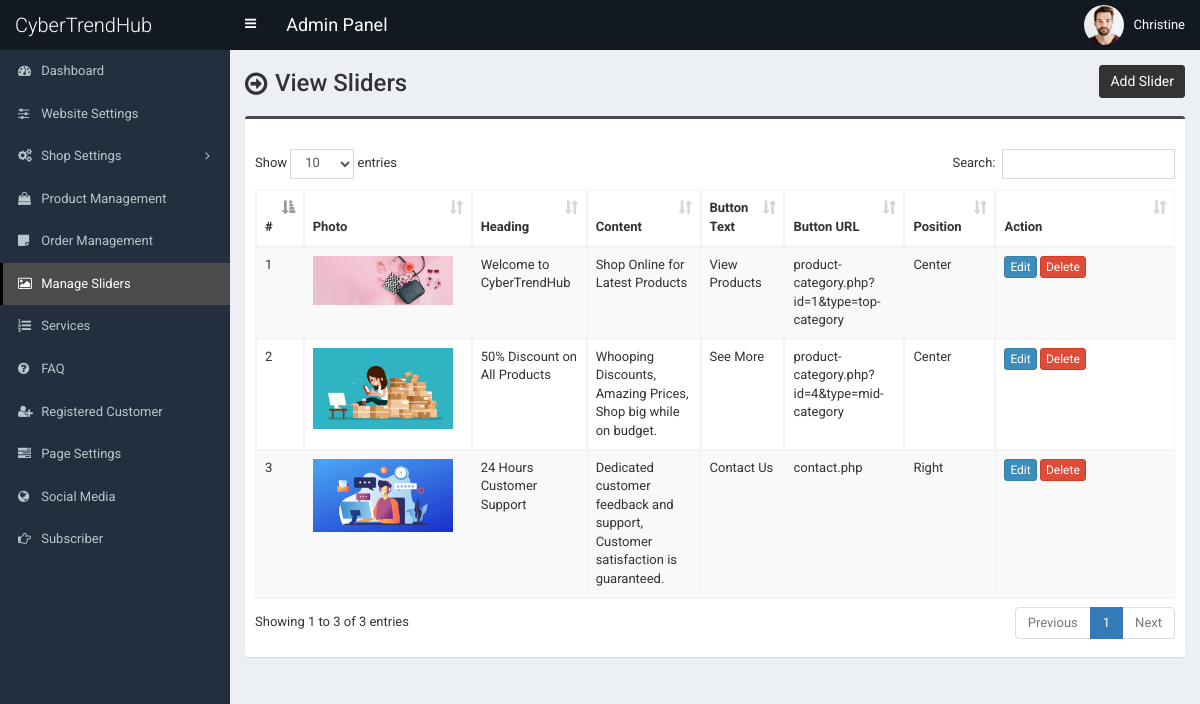
The page /admin/slider.php (signed in) on the database as committed earlier.
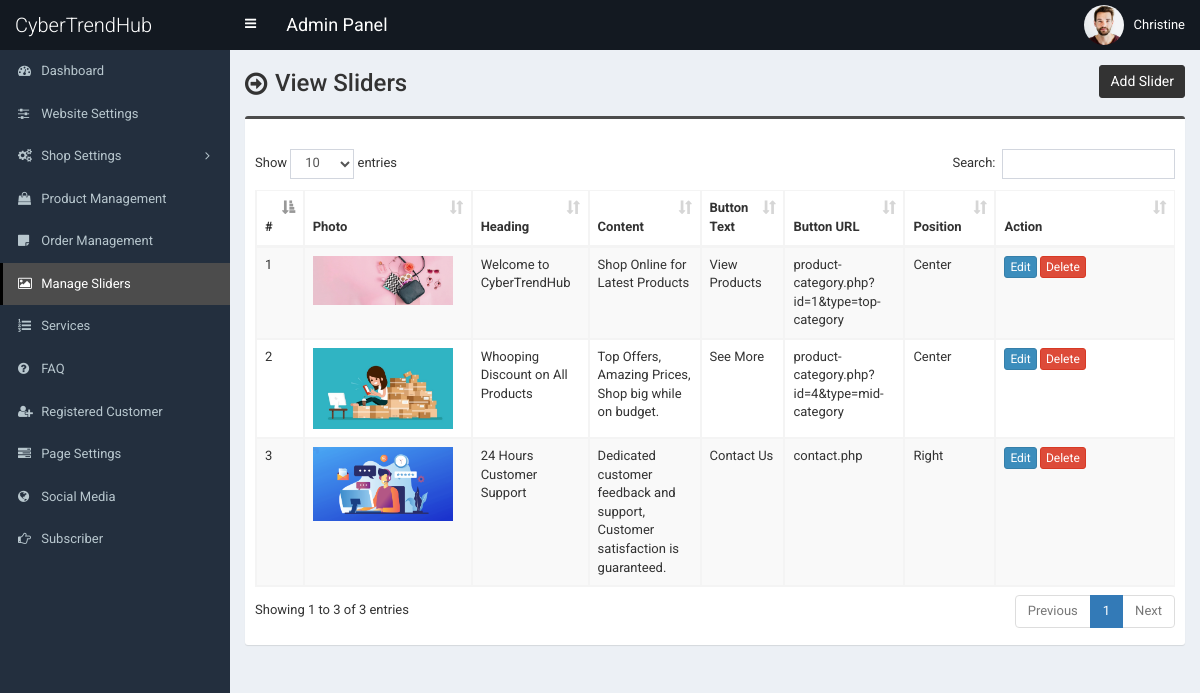
The same page on the database as committed later.
### tables this page shows
CREATE TABLE `tbl_slider` (
  `id` int(11) NOT NULL,
  `photo` varchar(255) NOT NULL,
  `heading` varchar(255) NOT NULL,
  `content` text NOT NULL,
  `button_text` varchar(255) NOT NULL,
  `button_url` varchar(255) NOT NULL,
  `position` varchar(255) NOT NULL
);

### admin/slider.php (the view, shortened to what this page needs)
<?php require_once('header.php'); ?>
<section class="content-header">
	<div class="content-header-left">
		<h1>View Sliders</h1>
	</div>
	<div class="content-header-right">
		<a href="slider-add.php" class="btn btn-primary btn-sm">Add Slider</a>
	</div>
</section>
<section class="content">
	<div class="row">
		<div class="col-md-12">
			<div class="box box-info">
				<div class="box-body table-responsive">
					<table id="example1" class="table table-bordered table-hover table-striped">
						<thead>
							<tr>
								<th>#</th>
								<th>Photo</th>
								<th>Heading</th>
								<th>Content</th>
								<th>Button Text</th>
								<th>Button URL</th>
								<th>Position</th>
								<th width="140">Action</th>
							</tr>
						</thead>
						<tbody>
							<?php
							$i=0;
							$statement = $pdo->prepare("SELECT
														id,
														photo,
														heading,
														content,
														button_text,
														button_url,
														position
							                           	FROM tbl_slider
							                           	");
							$statement->execute();
							$result = $statement->fetchAll(PDO::FETCH_ASSOC);
							foreach ($result as $row) {
								$i++;
								?>
								<tr>
									<td><?php echo $i; ?></td>
									<td style="width:150px;"><img src="../assets/uploads/<?php echo $row['photo']; ?>" alt="<?php echo $row['heading']; ?>" style="width:140px;"></td>
									<td><?php echo $row['heading']; ?></td>
									<td><?php echo $row['content']; ?></td>
									<td><?php echo $row['button_text']; ?></td>
									<td><?php echo $row['button_url']; ?></td>
									<td><?php echo $row['position']; ?></td>
									<td>
										<a href="slider-edit.php?id=<?php echo $row['id']; ?>" class="btn btn-primary btn-xs">Edit</a>
										<a href="#" class="btn btn-danger btn-xs" data-href="slider-delete.php?id=<?php echo $row['id']; ?>" data-toggle="modal" data-target="#confirm-delete">Delete</a>
									</td>
								</tr>
								<?php
							}
							?>
						</tbody>
					</table>
				</div>
			</div>
		</div>
	</div>
</section>
<?php require_once('footer.php'); ?>

Rows that differ between the two databases and show on the page:
changed tbl_slider "See More": heading "50% Discount on All Products" → "Whooping Discount on All Products"; content "Whooping Discounts, Amazing Prices, Shop big while on budget." → "Top Offers, Amazing Prices, Shop big while on budget."
